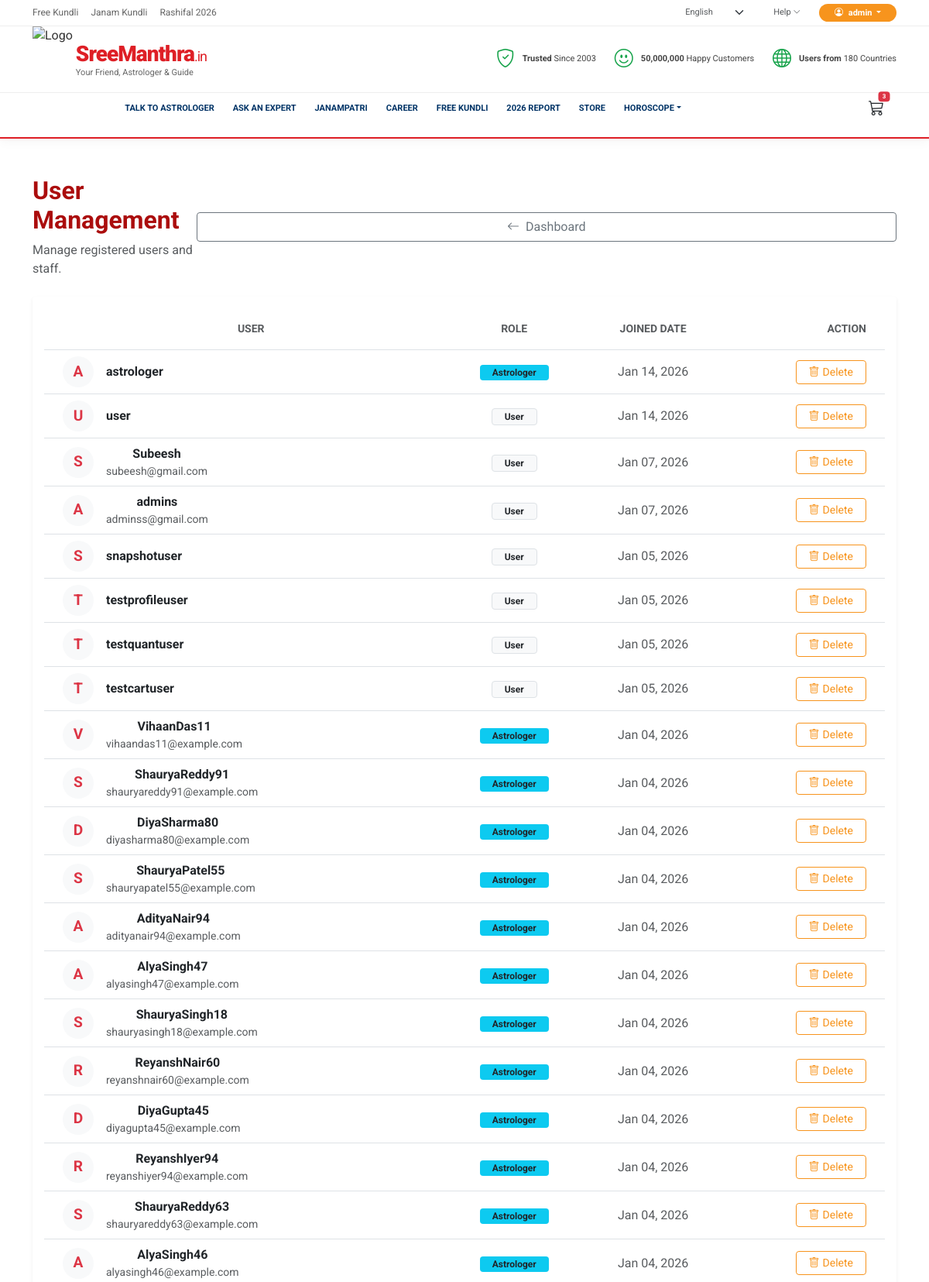
/accounts/admin-dashboard/users/ (signed in, upper part), run on the app's committed database.
### accounts/models.py (models this page shows)
class User(AbstractUser):
    pass
    class Meta:
        verbose_name = 'User'
        verbose_name_plural = 'Users'

### accounts/views.py (the view)
# urls.py: path('admin-dashboard/users/', views.admin_user_list, name='admin_user_list'),
@staff_member_required
def admin_user_list(request):
    users = User.objects.all().order_by('-date_joined')
    return render(request, 'accounts/admin_user_list.html', {'users': users})

### templates/accounts/admin_user_list.html (shortened to what this page needs)
{% extends 'base.html' %}
{% block content %}
<div class="container py-3 py-md-5" style="min-height: 80vh;">
    <div class="d-flex flex-column flex-md-row justify-content-between align-items-center mb-4">
        <div class="mb-3 mb-md-0">
            <h2 class="fw-bold" style="color: #ab0d0d;">User Management</h2>
            <p class="text-muted mb-0">Manage registered users and staff.</p>
        </div>
        <a href="{% url 'accounts:admin_dashboard' %}" class="btn btn-outline-secondary rounded-pill px-4 w-100 w-md-auto">
            <i class="bi bi-arrow-left me-2"></i>Dashboard
        </a>
    </div>
    <div class="card border-0 shadow-sm">
        <div class="table-responsive">
            <table class="table align-middle mb-0 table-hover">
                <thead class="bg-light">
                    <tr>
                        <th class="ps-4 py-3 text-uppercase text-muted small">User</th>
                        <th class="py-3 text-uppercase text-muted small">Role</th>
                        <th class="py-3 text-uppercase text-muted small">Joined Date</th>
                        <th class="py-3 text-uppercase text-muted small text-end pe-4">Action</th>
                    </tr>
                </thead>
                <tbody>
                    {% for u in users %}
                    <tr>
                        <td class="ps-4">
                            <div class="d-flex align-items-center">
                                <div class="bg-light rounded-circle d-flex align-items-center justify-content-center text-danger fw-bold me-3"
                                    style="width: 40px; height: 40px; font-size: 1.2rem;">
                                    {{ u.username|first|upper }}
                                </div>
                                <div>
                                    <div class="fw-bold text-dark">{{ u.username }}</div>
                                    <div class="text-muted small">{{ u.email }}</div>
                                </div>
                            </div>
                        </td>
                        <td>
                            {% if u.is_superuser %}
                            <span class="badge bg-danger rounded-pill px-3">Admin</span>
                            {% elif u.astrologer_profile %}
                            <span class="badge bg-info text-dark rounded-pill px-3">Astrologer</span>
                            {% else %}
                            <span class="badge bg-light text-dark border rounded-pill px-3">User</span>
                            {% endif %}
                        </td>
                        <td class="text-muted">{{ u.date_joined|date:"M d, Y" }}</td>
                        <td class="text-end pe-4">
                            {% if not u.is_superuser %}
                            <form method="post" action="{% url 'accounts:admin_delete_user' u.id %}"
                                style="display:inline;">
                                <button type="submit" class="btn btn-sm btn-outline-danger rounded-pill px-3"
                                    onclick="return confirm('Are you sure you want to permanently delete this user? This cannot be undone.');">
                                    <i class="bi bi-trash me-1"></i>Delete
                                </button>
                            </form>
                            {% else %}
                            <span class="text-muted small fst-italic">Protected</span>
                            {% endif %}
                        </td>
                    </tr>
                    {% empty %}
                    <tr>
                        <td colspan="4" class="text-center py-5 text-muted">No users found.</td>
                    </tr>
                    {% endfor %}
                </tbody>
            </table>
        </div>
    </div>
</div>
{% endblock %}

### templates/base.html (shortened to what this page needs)
<!DOCTYPE html>
{% load static %}
{% load i18n %} {% load custom_filters %}
<html lang="{{ LANGUAGE_CODE }}">
  <head>
    <link href="https://cdn.jsdelivr.net/npm/bootstrap@5.3.2/dist/css/bootstrap.min.css" rel="stylesheet"/>
    <link href="https://cdn.jsdelivr.net/npm/bootstrap-icons/font/bootstrap-icons.css" rel="stylesheet"/>
    <link rel="stylesheet" href="{% static 'css/style.css' %}?v={{ 1737807500 }}" />
    <link rel="stylesheet" href="{% static 'css/mobile_styles.css' %}?v={{ 1737807500 }}" />
    <link rel="stylesheet" href="{% static 'css/overflow_fix.css' %}?v={{ 1737807500 }}" />
  </head>
  <body>
    <header class="sacred-header">
      <div class="top-utility-row py-1 d-none d-lg-block">
        <div class="container d-flex justify-content-between align-items-center">
          <div class="d-flex gap-3 utility-links">
            <a href="#">{% trans "Free Kundli" %}</a>
            <a href="#">{% trans "Janam Kundli" %}</a>
            <a href="#">{% trans "Rashifal 2026" %}</a>
          </div>
          <div class="d-flex align-items-center gap-4 utility-actions">
            <form action="{% url 'set_language' %}" method="post" class="m-0">
               <select name="language" onchange="this.form.submit()" class="form-select form-select-sm border-0 bg-transparent text-muted" style="font-size: 11px; cursor: pointer;">
                  {% get_current_language as CURRENT_LANG %} {% get_available_languages as LANGUAGES %}
                  {% for lang in LANGUAGES %}
                  <option value="{{ lang.0 }}" {% if lang.0 == CURRENT_LANG %}selected{% endif %}>{{ lang.1 }}</option>
                  {% endfor %}
               </select>
            </form>
            <a href="#" class="text-decoration-none text-muted" style="font-size: 11px;">Help <i class="bi bi-chevron-down small"></i></a>
            {% if user.is_authenticated %}
            <div class="d-flex align-items-center gap-3">
               <div class="dropdown">
                  <a class="login-auth-btn dropdown-toggle" href="#" data-bs-toggle="dropdown">
                    <i class="bi bi-person-circle me-1"></i> {{ user.username|truncatechars:10 }}
                  </a>
               </div>
            </div>
            {% else %}
            <a href="{% url 'accounts:login' %}" class="login-auth-btn"><i class="bi bi-person-circle me-1"></i> Log In / Sign up</a>
            {% endif %}
          </div>
        </div>
      </div>
      <div class="header-branding-row">
        <div class="container d-flex justify-content-between align-items-center">
          <div class="brand-block">
            <a href="/" class="d-flex align-items-center gap-1 text-decoration-none">
              <img src="{% static 'img/logo.png' %}?v=4" alt="Logo" style="height: 85px;">
              <div class="brand-text">
                <span class="brand-main">SreeManthra<small>.in</small></span>
                <span class="brand-sub">Your Friend, Astrologer & Guide</span>
              </div>
            </a>
          </div>
          <div class="d-none d-lg-flex gap-4 trust-badges-list">
            <div class="trust-item"><i class="bi bi-shield-check"></i> <div><b>Trusted</b> Since 2003</div></div>
            <div class="trust-item"><i class="bi bi-emoji-smile"></i> <div><b>50,000,000</b> Happy Customers</div></div>
            <div class="trust-item"><i class="bi bi-globe"></i> <div><b>Users from</b> 180 Countries</div></div>
          </div>
        </div>
      </div>
      <nav class="navbar navbar-expand-lg navbar-light sacred-nav p-0 d-none d-lg-block">
        <div class="container d-flex">
          <ul class="navbar-nav mx-auto sm-nav-links">
            <li class="nav-item">
              <a class="nav-link" href="{% url 'astrologers:astrologer_list' %}"><span class="badge-sm-live">LIVE</span> TALK TO ASTROLOGER</a>
            </li>
            <li class="nav-item">
              <a class="nav-link" href="#">ASK AN EXPERT</a>
            </li>
            <li class="nav-item">
              <a class="nav-link" href="#"><span class="badge-sm-offer">50%</span> JANAMPATRI</a>
            </li>
            <li class="nav-item">
              <a class="nav-link" href="#">CAREER</a>
            </li>
            <li class="nav-item">
              <a class="nav-link" href="{% url 'kundali:kundali_form' %}">FREE KUNDLI</a>
            </li>
            <li class="nav-item">
              <a class="nav-link" href="#"><span class="badge-sm-offer">50%</span> 2026 REPORT</a>
            </li>
            <li class="nav-item">
              <a class="nav-link" href="{% url 'astromall:product_list' %}">STORE</a>
            </li>
            <li class="nav-item dropdown">
              <a class="nav-link dropdown-toggle" href="#" data-bs-toggle="dropdown">HOROSCOPE</a>
            </li>
          </ul>
          <div class="ms-auto d-flex align-items-center">
            <a href="{% url 'astromall:view_cart' %}" class="nav-link position-relative text-dark px-3">
              <i class="bi bi-cart3 fs-5"></i>
              {% if user.cart_items.count > 0 %}
              <span class="badge rounded-pill bg-danger position-absolute top-10 start-90 translate-middle" style="font-size: 8px;">{{ user.cart_items.count }}</span>
              {% endif %}
            </a>
          </div>
        </div>
      </nav>
    </header>
    <main>{% block content %} {% endblock %}</main>
                    {% get_current_language as CURRENT_LANG %} {% get_available_languages as LANGUAGES %}
  </body>
</html>

### static/css/style.css (style rules this page uses)
:root { --sm-orange: #F7941D; --sm-navy: #003366; --sm-yellow: #FFCB05; --sm-light-bg: #F9FAFB; --sm-white: #FFFFFF; --sm-text-dark: #333333; --kumkum-red: var(--sm-orange); --ruby-red: var(--sm-orange); --sapphire-blue: var(--sm-navy); --amethyst-purple: #9333EA; --wood-brown: var(--sm-text-dark); --pure-white: var(--sm-white); --light-bg: var(--sm-light-bg); }
html { scroll-behavior: smooth; }
* { margin: 0; padding: 0; box-sizing: border-box; }
body { font-family: 'Roboto', sans-serif; background-color: var(--sm-white); color: var(--sm-text-dark); min-height: 100vh; line-height: 1.5; user-select: none; -webkit-user-select: none; -moz-user-select: none; -ms-user-select: none; }
h1, h2, h3, h4, h5, h6, .navbar-brand { font-family: 'Roboto', sans-serif; font-weight: 700; }
a { text-decoration: none; color: inherit; transition: all 0.4s cubic-bezier(0.165, 0.84, 0.44, 1); }
.top-utility-row { background: #FFF; border-bottom: 1px solid #EEE; font-size: 12px; }
.utility-links a { color: #666; font-weight: 400; }
.utility-actions .login-auth-btn { background: #F7941D; color: white; padding: 4px 15px; border-radius: 20px; font-weight: 700; }
.header-branding-row { background: #FFF; }
.brand-main { color: #DE1F26; font-size: 28px; font-weight: 900; letter-spacing: -1px; }
.brand-main small { font-size: 18px; font-weight: 400; }
.brand-sub { display: block; font-size: 11px; color: #666; margin-top: -5px; font-weight: 400; }
.trust-item { display: flex; align-items: center; gap: 10px; font-size: 11px; color: #444; }
.trust-item i { font-size: 24px; color: #16A34A; }
.sacred-header { position: sticky; top: 0; z-index: 1100; background: #FFF; box-shadow: 0 2px 15px rgba(0,0,0,0.05); }
.sacred-nav { border-top: 1px solid #EEE; border-bottom: 2px solid #DE1F26; min-height: 40px; background: #FFF; margin-bottom: 0 !important; }
.sm-nav-links .nav-link { font-size: 11px; font-weight: 700; color: #003366 !important; padding: 12px 12px !important; position: relative; white-space: nowrap; text-transform: uppercase; }
.badge-sm-live, .badge-sm-offer, .badge-sm-free { position: absolute; top: 5px; left: 50%; transform: translateX(-50%); font-size: 8px; padding: 1px 4px; border-radius: 2px; color: white; font-weight: 800; }
.login-auth-btn { background: #F7941D !important; color: white !important; padding: 5px 20px !important; border-radius: 20px !important; font-weight: 700 !important; font-size: 11px !important; text-decoration: none !important; border: none !important; }
main { padding-top: 0; }
.btn-outline-danger { color: var(--kumkum-red) !important; border-color: var(--kumkum-red) !important; border-radius: 4px !important; }
.rounded-pill { border-radius: 4px !important; }
:root { --sm-orange: #F7941D; --sm-red: #DE1F26; --sm-navy: #003366; --sm-white: #FFFFFF; --sm-light-orange: #FFF9F2; }
.card { border-radius: 4px; position: relative; border: 1px solid #ECECEC; background: var(--sm-white); overflow: hidden; text-align: center; transition: box-shadow 0.3s ease; box-shadow: 0 1px 3px rgba(0,0,0,0.05); cursor: pointer; padding: 15px; }
.card::before { display: none; }
@media (min-width: 768px) { .sacred-nav { height: auto !important; min-height: 60px; } }

### static/css/overflow_fix.css (style rules this page uses)
html, body { overflow-x: hidden !important; width: 100%; position: relative; }

### data on the page
User: username "admin", cart_items.count "3"
User: username|first "A", username "astrologer", is_superuser "Astrologer", date_joined "Jan 14, 2026"
User: username|first "U", username "user", is_superuser "User", date_joined "Jan 14, 2026"
User: username|first "S", username "Subeesh", email "subeesh@gmail.com", is_superuser "User", date_joined "Jan 07, 2026"
User: username|first "A", username "admins", email "adminss@gmail.com", is_superuser "User", date_joined "Jan 07, 2026"
User: username|first "S", username "snapshotuser", is_superuser "User", date_joined "Jan 05, 2026"
User: username|first "T", username "testprofileuser", is_superuser "User", date_joined "Jan 05, 2026"
User: username|first "T", username "testquantuser", is_superuser "User", date_joined "Jan 05, 2026"
User: username|first "T", username "testcartuser", is_superuser "User", date_joined "Jan 05, 2026"
User: username|first "V", username "VihaanDas11", email "vihaandas11@example.com", is_superuser "Astrologer", date_joined "Jan 04, 2026"
User: username|first "S", username "ShauryaReddy91", email "shauryareddy91@example.com", is_superuser "Astrologer", date_joined "Jan 04, 2026"
User: username|first "D", username "DiyaSharma80", email "diyasharma80@example.com", is_superuser "Astrologer", date_joined "Jan 04, 2026"
User: username|first "S", username "ShauryaPatel55", email "shauryapatel55@example.com", is_superuser "Astrologer", date_joined "Jan 04, 2026"
User: username|first "A", username "AdityaNair94", email "adityanair94@example.com", is_superuser "Astrologer", date_joined "Jan 04, 2026"
User: username|first "A", username "AlyaSingh47", email "alyasingh47@example.com", is_superuser "Astrologer", date_joined "Jan 04, 2026"
User: username|first "S", username "ShauryaSingh18", email "shauryasingh18@example.com", is_superuser "Astrologer", date_joined "Jan 04, 2026"
User: username|first "R", username "ReyanshNair60", email "reyanshnair60@example.com", is_superuser "Astrologer", date_joined "Jan 04, 2026"
User: username|first "D", username "DiyaGupta45", email "diyagupta45@example.com", is_superuser "Astrologer", date_joined "Jan 04, 2026"
User: username|first "R", username "ReyanshIyer94", email "reyanshiyer94@example.com", is_superuser "Astrologer", date_joined "Jan 04, 2026"
User: username|first "S", username "ShauryaReddy63", email "shauryareddy63@example.com", is_superuser "Astrologer", date_joined "Jan 04, 2026"
User: username|first "A", username "AlyaSingh46", email "alyasingh46@example.com", is_superuser "Astrologer", date_joined "Jan 04, 2026"

### other printed values
form field language "English"
